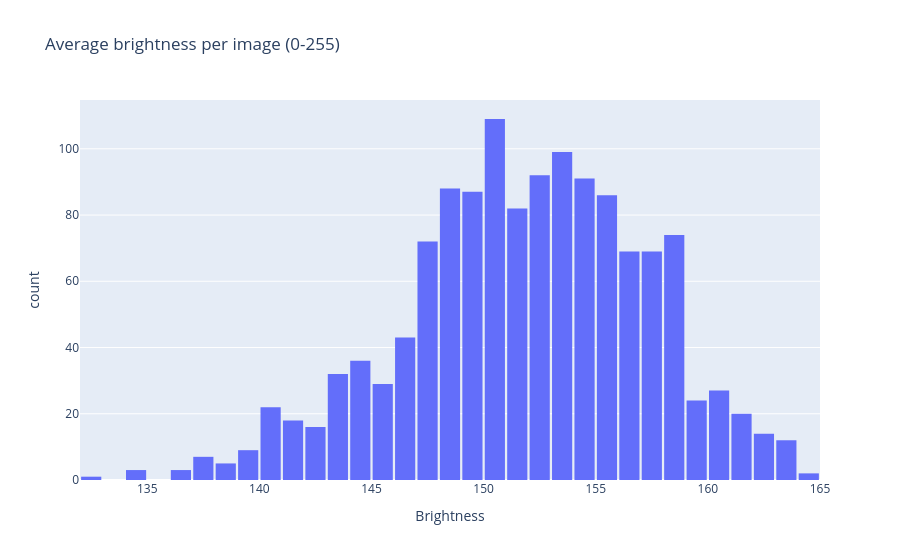

Write notebook code for a chart like this one.
### Code cell
fig = px.histogram(
    x=brightness,
    title="Average brightness per image (0-255)",
    labels={"x": "Brightness", "y": "Number of images"}
)

fig.update_layout(bargap=0.1)

fig.show()

### Figure 1 — Plotly figure (JSON) as saved in the notebook; plotly's stock layout.template omitted (floating-point values rounded to 4 significant figures; data arrays with more than 128 entries replaced by an {"elided": "..."} marker saying what was removed)
{"data": [{"bingroup": "x", "hovertemplate": "Brightness=%{x}<br>count=%{y}<extra></extra>", "legendgroup": "", "marker": {"color": "#636efa", "pattern": {"shape": ""}}, "name": "", "orientation": "v", "showlegend": false, "type": "histogram", "x": {"elided": "1341 float values"}, "xaxis": "x", "yaxis": "y"}], "layout": {"bargap": 0.1, "barmode": "relative", "legend": {"tracegroupgap": 0}, "title": {"text": "Average brightness per image (0-255)"}, "xaxis": {"anchor": "y", "domain": [0, 1], "title": {"text": "Brightness"}}, "yaxis": {"anchor": "x", "domain": [0, 1], "title": {"text": "count"}}}}
